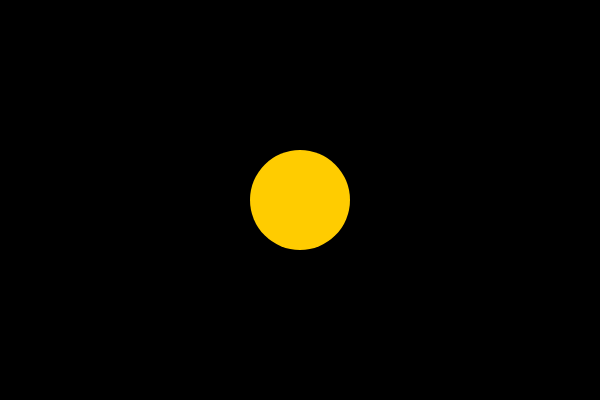
Frame 1 (no input)
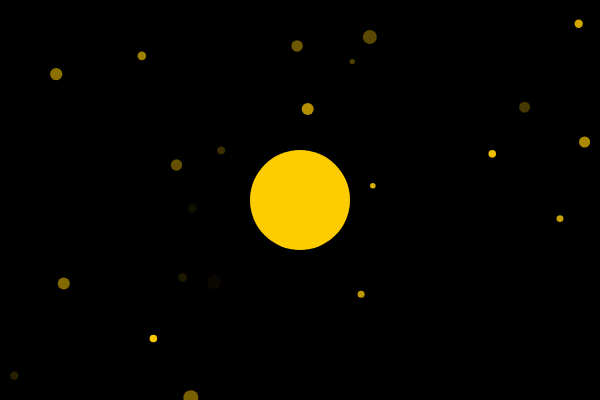
Frame 60 (no input)
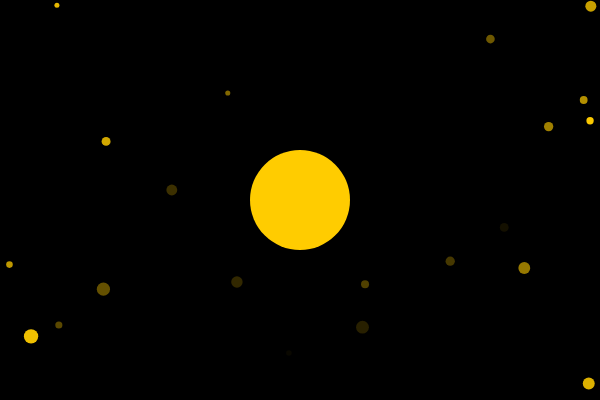
Frame 120 (the mouse pressed at the canvas centre since frame 60)

The p5.js sketch that drew these frames (run headless with seeded random() and noise() and a simulated clock; from frame 60 on, the mouse is pressed at the canvas centre):

// p5.js sketch
// ── sketch.js
let particles = [];

function setup() {
  createCanvas(600, 400);
}

function draw() {
  background(0); // Fondo negro

  // Crear nuevas partículas
  if (frameCount % 2 === 0) {
    particles.push(new Particle(random(width), random(height)));
  }

  // Dibujar partículas
  for (let i = particles.length - 1; i >= 0; i--) {
    particles[i].update();
    particles[i].display();

    // Eliminar partículas que se vuelven completamente transparentes
    if (particles[i].isOutside() || particles[i].opacity <= 0) {
      particles.splice(i, 1);
    }
  }

  // Figura destacada
  fill(255, 204, 0); // Color amarillo
  noStroke();
  ellipse(width / 2, height / 2, 100, 100); // Círculo en el centro
}

class Particle {
  constructor(x, y) {
    this.position = createVector(x, y);
    this.velocity = createVector(random(-2, 2), random(-2, 2));
    this.size = random(5, 15);
    this.opacity = 255; // Opacidad inicial
  }

  update() {
    this.position.add(this.velocity);
    this.opacity -= 5; // Disminuir la opacidad
  }

  display() {
    fill(255, 204, 0, this.opacity); // Color amarillo con opacidad
    noStroke();
    ellipse(this.position.x, this.position.y, this.size, this.size);
  }

  isOutside() {
    return (
      this.position.x < 0 || 
      this.position.x > width || 
      this.position.y < 0 || 
      this.position.y > height
    );
  }
}
